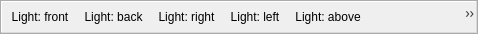
<?xml version="1.0" encoding="UTF-8"?>
<ui version="4.0">
 <class>mqLightControlsToolbar</class>
 <widget class="QToolBar" name="mqLightControlsToolbar">
  <property name="geometry">
   <rect>
    <x>0</x>
    <y>0</y>
    <width>478</width>
    <height>34</height>
   </rect>
  </property>
  <property name="windowTitle">
   <string>Light controls</string>
  </property>
  <property name="orientation">
   <enum>Qt::Horizontal</enum>
  </property>
  <action name="actionFrontLight">
   <property name="icon">
    <iconset resource="../Icons/icons.qrc">
     <normaloff>:/Icons/light_front.png</normaloff>
     <normalon>:/Icons/light_front.png</normalon>:/Icons/light_front.png</iconset>
   </property>
   <property name="text">
    <string>Light: front</string>
   </property>
   <property name="toolTip">
    <string>Lightning: from front side</string>
   </property>
  </action>
  <action name="actionLeftLight">
   <property name="icon">
    <iconset resource="../Icons/icons.qrc">
     <normaloff>:/Icons/light_left.png</normaloff>
     <normalon>:/Icons/light_left.png</normalon>:/Icons/light_left.png</iconset>
   </property>
   <property name="text">
    <string>Light: left</string>
   </property>
   <property name="toolTip">
    <string>Lightning: from left side</string>
   </property>
  </action>
  <action name="actionRightLight">
   <property name="icon">
    <iconset resource="../Icons/icons.qrc">
     <normaloff>:/Icons/light_right.png</normaloff>
     <normalon>:/Icons/light_right.png</normalon>:/Icons/light_right.png</iconset>
   </property>
   <property name="text">
    <string>Light: right</string>
   </property>
   <property name="toolTip">
    <string>Lightning: from right side</string>
   </property>
  </action>
  <action name="actionAboveLight">
   <property name="icon">
    <iconset resource="../Icons/icons.qrc">
     <normaloff>:/Icons/light_above.png</normaloff>
     <normalon>:/Icons/light_above.png</normalon>:/Icons/light_above.png</iconset>
   </property>
   <property name="text">
    <string>Light: above</string>
   </property>
   <property name="toolTip">
    <string>Lignthing: from above</string>
   </property>
  </action>
  <action name="actionBelowLight">
   <property name="icon">
    <iconset resource="../Icons/icons.qrc">
     <normaloff>:/Icons/light_below.png</normaloff>
     <normalon>:/Icons/light_below.png</normalon>:/Icons/light_below.png</iconset>
   </property>
   <property name="text">
    <string>Light: from below</string>
   </property>
   <property name="toolTip">
    <string>Lightning: from below</string>
   </property>
  </action>
  <action name="actionBackLight">
   <property name="icon">
    <iconset resource="../Icons/icons.qrc">
     <normaloff>:/Icons/light_back.png</normaloff>
     <normalon>:/Icons/light_back.png</normalon>:/Icons/light_back.png</iconset>
   </property>
   <property name="text">
    <string>Light: back</string>
   </property>
   <property name="toolTip">
    <string>Lightning: from back side</string>
   </property>
  </action>
  <addaction name="actionFrontLight"/>
  <addaction name="actionBackLight"/>
  <addaction name="actionRightLight"/>
  <addaction name="actionLeftLight"/>
  <addaction name="actionAboveLight"/>
  <addaction name="actionBelowLight"/>
 </widget>
 <resources>
  <include location="../Icons/icons.qrc"/>
  <include location="../Icons/icons.qrc"/>
 </resources>
 <connections/>
</ui>
